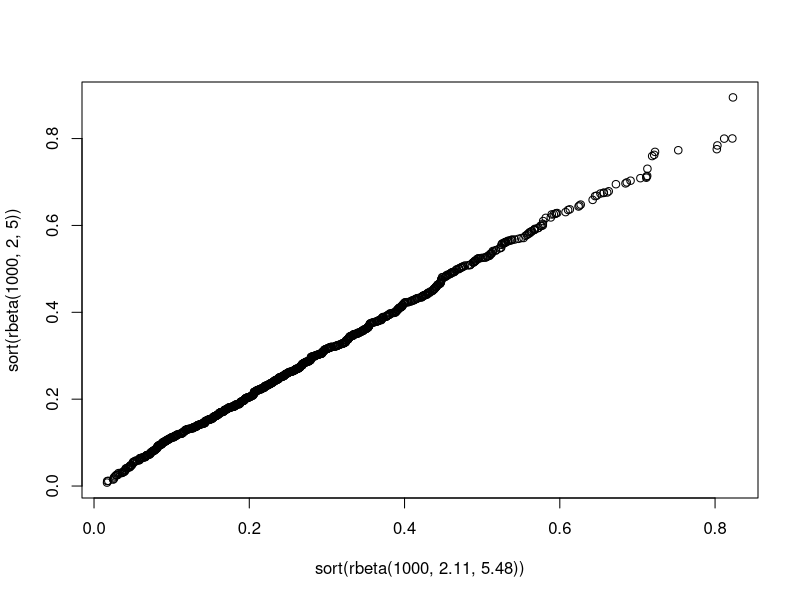
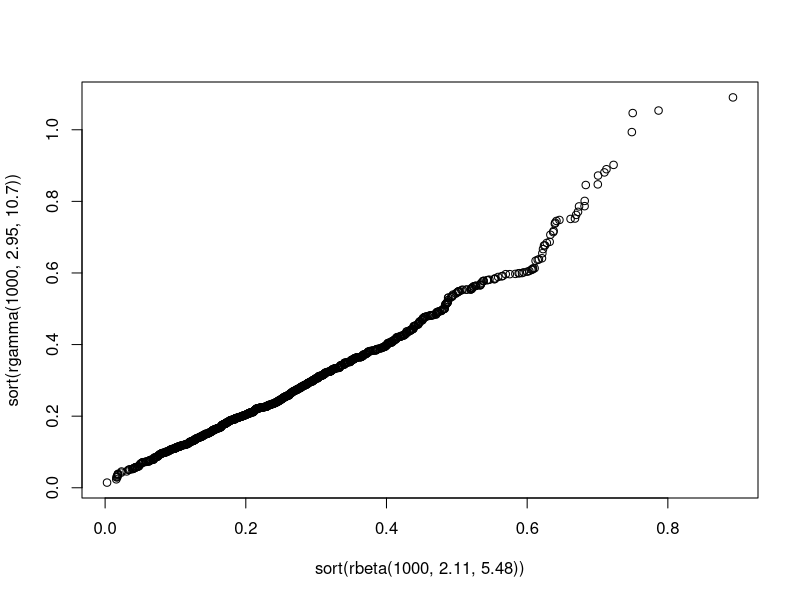
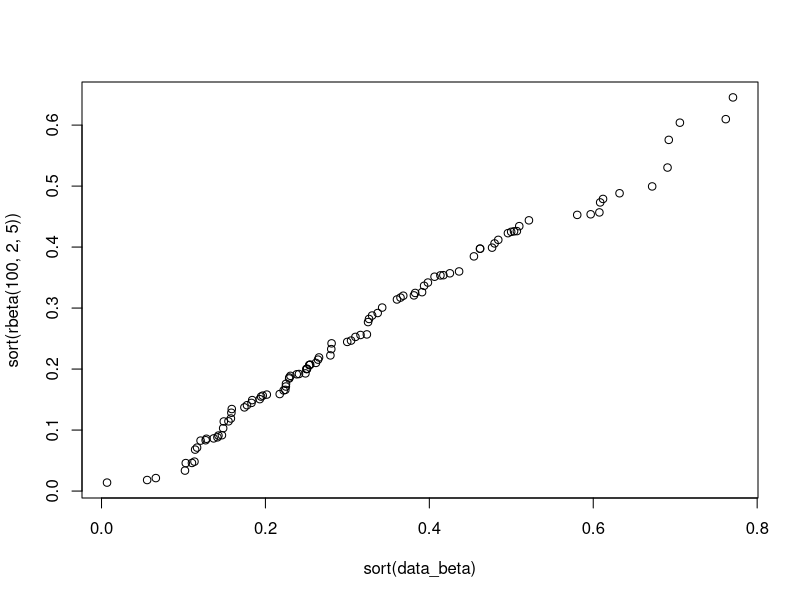
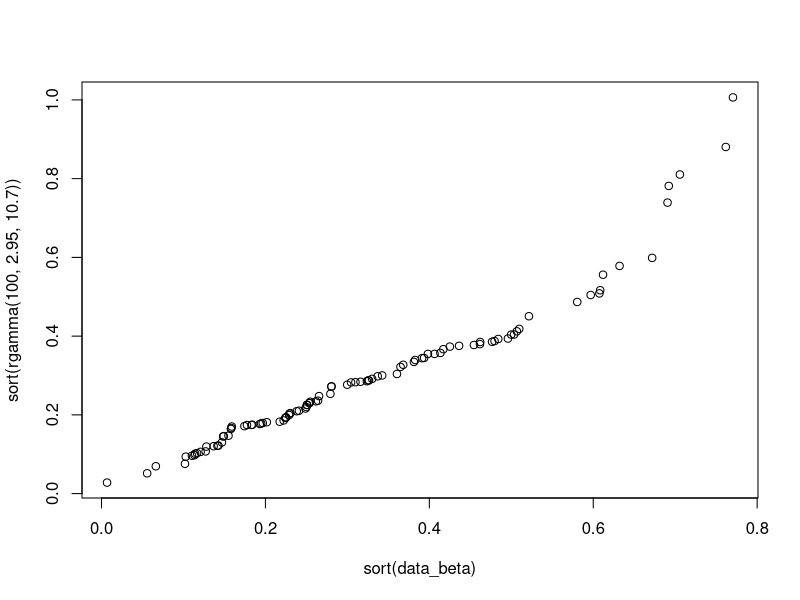

The R script that drew these images, in order:
# Automated Distribution Fitting
# Fit distribution using MLE. 
# Identify best-fitting distribution for unknown data

# ==============================================================================

fit_distributions <- function(
    x
    ) {
  
  # ==============================================================================
  
  # metric <- "aic"
  x <- x[!is.na(x)]
  
  # Initialize results structure
  possible_distributions_original <- character(0)
  possible_distributions <- possible_distributions_original
  
  # ==============================================================================
  
  # STAGE 1: DATA TYPE AND RANGE CHECKS
  
  # Continuous?
  is_integer <- all(x == floor(x))
  is_double <- !is_integer
  is_continuous <- is_double
  
  # Count?
  is_nonnegative <- all(x >= 0)
  is_count <- is_integer & is_nonnegative
  
  # Proportion?
  is_proportion <- all(x >= 0 & x <= 1) & is_continuous
  
  # ==============================================================================
  
  # STAGE 2: INITIAL CATEGORIZATION BY TYPE 
  
  if (is_proportion) {
    possible_distributions <- c(possible_distributions, "beta")
    cli::cli_alert_info("PROPORTION ...")
  }
  
  if (is_count) {
    possible_distributions <- c(possible_distributions, "binom", "geom", "hyper", "nbinom", "pois")
    cli::cli_alert_info("COUNT ...")
  }
  
  if (is_continuous) {
    # CONTINUOUS NONNEGATIVE DISTRIBUTIONS
    possible_distributions <- c(possible_distributions, "chisq", "exp", "f", "gamma", "lnorm", "weibull", "cauchy", "norm", "t", "unif")
    cli::cli_alert_info("CONTINUOUS ...")
  }
  
  # ==============================================================================
  
  fit_one_distribution <- function(
    data, 
    density_fun, 
    initial_params, 
    lower_bounds, 
    upper_bounds = NULL, 
    param_names = NULL,
    transform_params = NULL, 
    extra_constraints = NULL
  ) {
    
    # Define negative log-likelihood function
    nll_fun <- function(params, data) {
      # Return large value if any parameter constraints violated
      if (any(params <= lower_bounds) || 
          (!is.null(upper_bounds) && any(params >= upper_bounds))) {
        return(1e10)
      }
      
      # Apply parameter transformations if specified (e.g., rounding for integers)
      if (!is.null(transform_params)) {
        params <- transform_params(params)
      }
      
      # Check extra constraints if specified
      if (!is.null(extra_constraints)) {
        if (!extra_constraints(params, data)) {
          return(1e10)
        }
      }
      
      # Calculate negative log-likelihood
      -sum(do.call(density_fun, c(list(x = data), as.list(params), list(log = TRUE))))
    }
    
    # Run optimization
    optim_args <- list(
      par = initial_params,
      fn = nll_fun,
      data = data,
      method = "L-BFGS-B",
      lower = lower_bounds
    )
    
    # Only add upper bounds if specified
    if (!is.null(upper_bounds)) {
      optim_args$upper <- upper_bounds
    }
    
    optim_result <- do.call(optim, optim_args)
    
    # Calculate model fit metrics
    k <- length(initial_params)
    log_lik <- -optim_result$value
    aic <- 2 * k - 2 * log_lik
    bic <- k * log(length(data)) - 2 * log_lik
    convergence_success <- optim_result$convergence == 0
    
    # Return results
    list(
      params = optim_result$par,
      log_lik = log_lik,
      aic = aic,
      bic = bic,
      convergence = convergence_success,
      param_names = param_names
    )
  }
  
  # ==============================================================================
  
  # Define distribution configurations
  
  dist_configs <- list(
    beta = list(
      density = dbeta, 
      initial = c(1, 1), 
      lower = c(0.01, 0.01),
      names = c("shape1", "shape2")
    ),
    chisq = list(
      density = dchisq, 
      initial = c(5), 
      lower = c(0.01),
      names = c("df")
    ),
    exp = list(
      density = dexp, 
      initial = c(1), 
      lower = c(0.01),
      names = c("rate")
    ),
    f = list(
      density = df, 
      initial = c(5, 5), 
      lower = c(0.01, 0.01),
      names = c("df1", "df2")
    ),
    gamma = list(
      density = dgamma, 
      initial = c(2, 1), 
      lower = c(0.01, 0.01),
      names = c("shape", "rate")
    ),
    lnorm = list(
      density = dlnorm, 
      initial = c(0, 1), 
      lower = c(-Inf, 0.01),
      names = c("meanlog", "sdlog")
    ),
    weibull = list(
      density = dweibull, 
      initial = c(1, 1), 
      lower = c(0.01, 0.01),
      names = c("shape", "scale")
    ),
    cauchy = list(
      density = dcauchy, 
      initial = c(0, 1), 
      lower = c(-Inf, 0.01),
      names = c("location", "scale")
    ),
    norm = list(
      density = dnorm, 
      initial = c(0, 1), 
      lower = c(-Inf, 0.01),
      names = c("mean", "sd")
    ),
    t = list(
      density = dt, 
      initial = c(5), 
      lower = c(0.01),
      names = c("df")
    ),
    unif = list(
      density = dunif, 
      initial = c(min(x) - 0.1, max(x) + 0.1), 
      lower = c(-Inf, min(x)),
      names = c("min", "max"),
      extra_constraints = function(params, data) {
        params[1] < params[2] && all(data >= params[1]) && all(data <= params[2])
      }
    ),
    binom = list(
      density = dbinom, 
      initial = c(max(x), 0.5), 
      lower = c(max(x), 0.01),
      upper = c(Inf, 0.99),
      names = c("size", "prob"),
      transform_params = function(params) {
        c(round(params[1]), params[2])
      }
    ),
    geom = list(
      density = dgeom, 
      initial = c(0.5), 
      lower = c(0.01),
      upper = c(0.99),
      names = c("prob")
    ),
    hyper = list(
      density = dhyper, 
      initial = c(max(x), max(x), length(x)), 
      lower = c(max(x), 1, max(x)),
      names = c("m", "n", "k"),
      transform_params = function(params) {
        round(params)
      },
      extra_constraints = function(params, data) {
        params <- round(params)
        params[3] <= (params[1] + params[2])
      }
    ),
    nbinom = list(
      density = dnbinom, 
      initial = c(1, 0.5), 
      lower = c(0.01, 0.01),
      upper = c(Inf, 0.99),
      names = c("size", "prob")
    ),
    pois = list(
      density = dpois, 
      initial = c(mean(x)), 
      lower = c(0.01),
      names = c("lambda")
    )
  )
  
  # ==============================================================================
  
  # Fit each requested distribution
  
  results <- list()
  
  for (dist_name in possible_distributions) {
    if (dist_name %in% names(dist_configs)) {
      config <- dist_configs[[dist_name]]
      results[[dist_name]] <- fit_one_distribution(
        data = x,
        density_fun = config$density,
        initial_params = config$initial,
        lower_bounds = config$lower,
        upper_bounds = config$upper,
        param_names = config$names,
        transform_params = config$transform_params,
        extra_constraints = config$extra_constraints
      )
    }
  }
  
  results
  
}

data_beta <- rbeta(100, shape1 = 2, shape2 = 5)
data_binomial <- rbinom(1000, size = 10, prob = 0.5)
data_cauchy <- rcauchy(n = 1000, location = 0, scale = 1)
data_chisq <- rchisq(n = 1000, df = 2, ncp = 0)
data_exp <- rexp(n = 1000, rate = 1)
data_f <- rf(n = 1000, df1 = 2, df2 = 2, ncp = 0)
data_gamma <- rgamma(n = 1000, shape = 1, rate = 1)
data_geom <- rgeom(n = 1000, prob = 0.5)
data_hyper <- rhyper(nn = 1000, m = 10, n = 500, k = 8)
data_lnorm <- rlnorm(n = 1000, meanlog = 0, sdlog = 1)
data_rnbinom <- rnbinom(n = 1000, size = 100, prob = 0.5)
data_norm <- rnorm(n = 1000, mean = 0, sd = 1)
data_pois <- rpois(n = 1000, lambda = 3)
data_t <- rt(n = 1000, df = 2, ncp = 0)
data_unif <- runif(n = 1000, min = 0, max = 1)
data_weibull <- rweibull(n = 1000, shape = 2, scale = 1)

results <- fit_distributions(data_weibull)

# to investigate
# data_cauchy
# data_hyper
# data_rnbinom
# data_norm
# data_t

tibble::enframe(results) |>
  tidyr::unnest_wider(value) |> 
  dplyr::arrange(desc(log_lik)) |> 
  dplyr::slice(1:5) |> 
  tidyr::unnest(c(params, param_names)) |>
  dplyr::select(name, log_lik, aic, bic, convergence)

plot(sort(rbeta(1000, 2.11, 5.48)), sort(rbeta(1000, 2, 5)))

plot(sort(rbeta(1000, 2.11, 5.48)), sort(rgamma(1000, 2.95, 10.7)))

plot(sort(data_beta), sort(rbeta(100, 2, 5)))

plot(sort(data_beta), sort(rgamma(100, 2.95, 10.7)))
